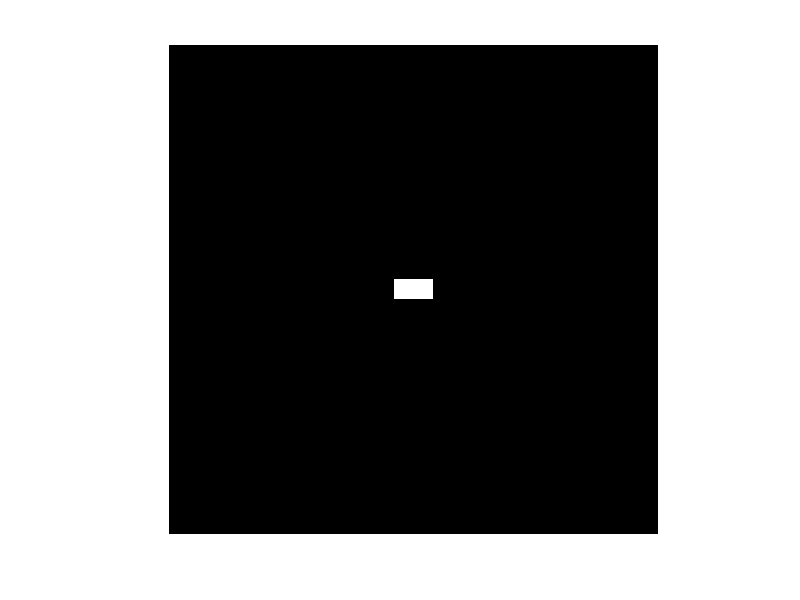
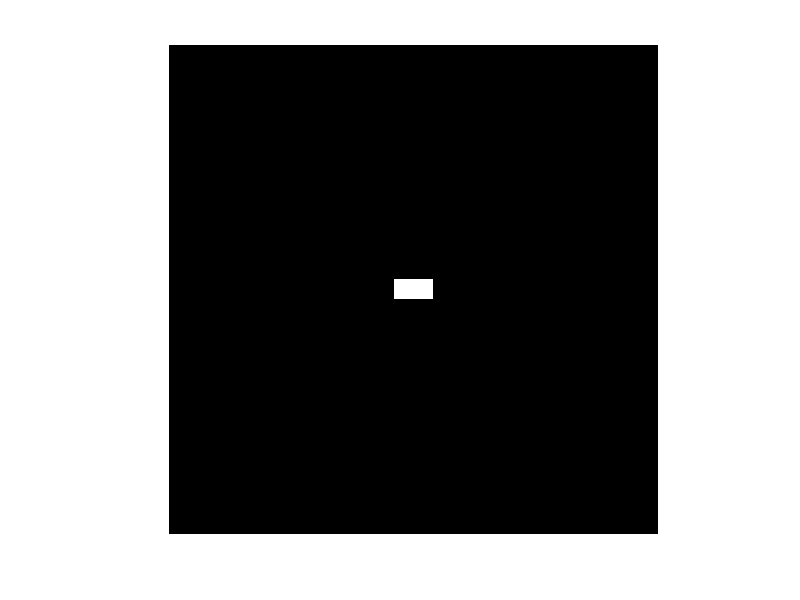

The MATLAB script that drew these images, in order:
clc
clear all
close all;
a=zeros(512,512);
b=uint8(a);
b(246:266,236:276)=255;
imshow(b);
imwrite(b,'test.bmp');

I=imread('test.bmp');
figure
imshow(I);

imwrite(I,'test.jpg');
imwrite(I,'test.tif');
imfinfo test.bmp
imfinfo test.jpg
imfinfo test.tif

mkdir work;
I2=imread('test.jpg');
I3=imread('test.tif');
imwrite(I,'work\test.bmp');
imwrite(I2,'work\test.jpg');
imwrite(I3,'work\test.tif');